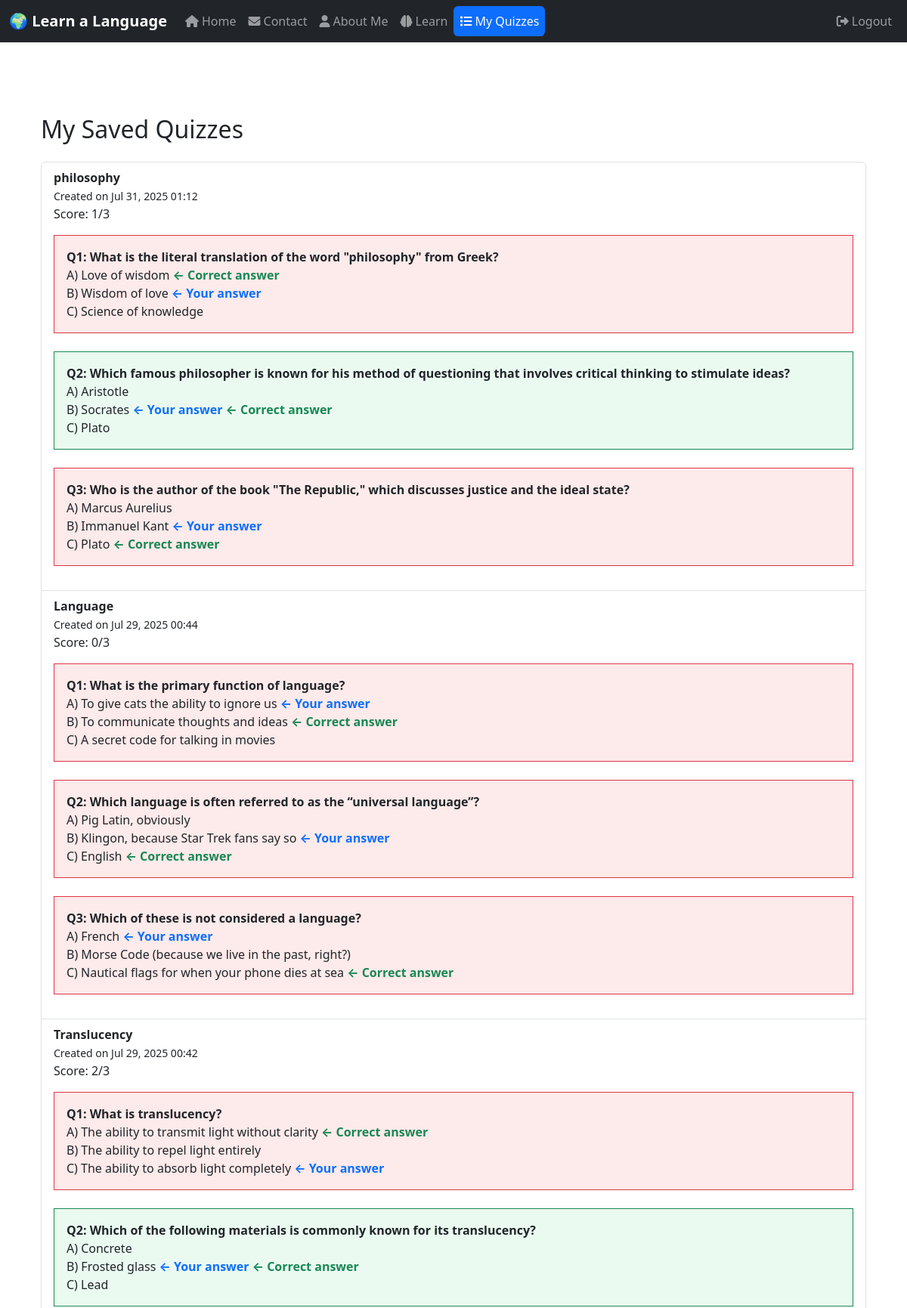
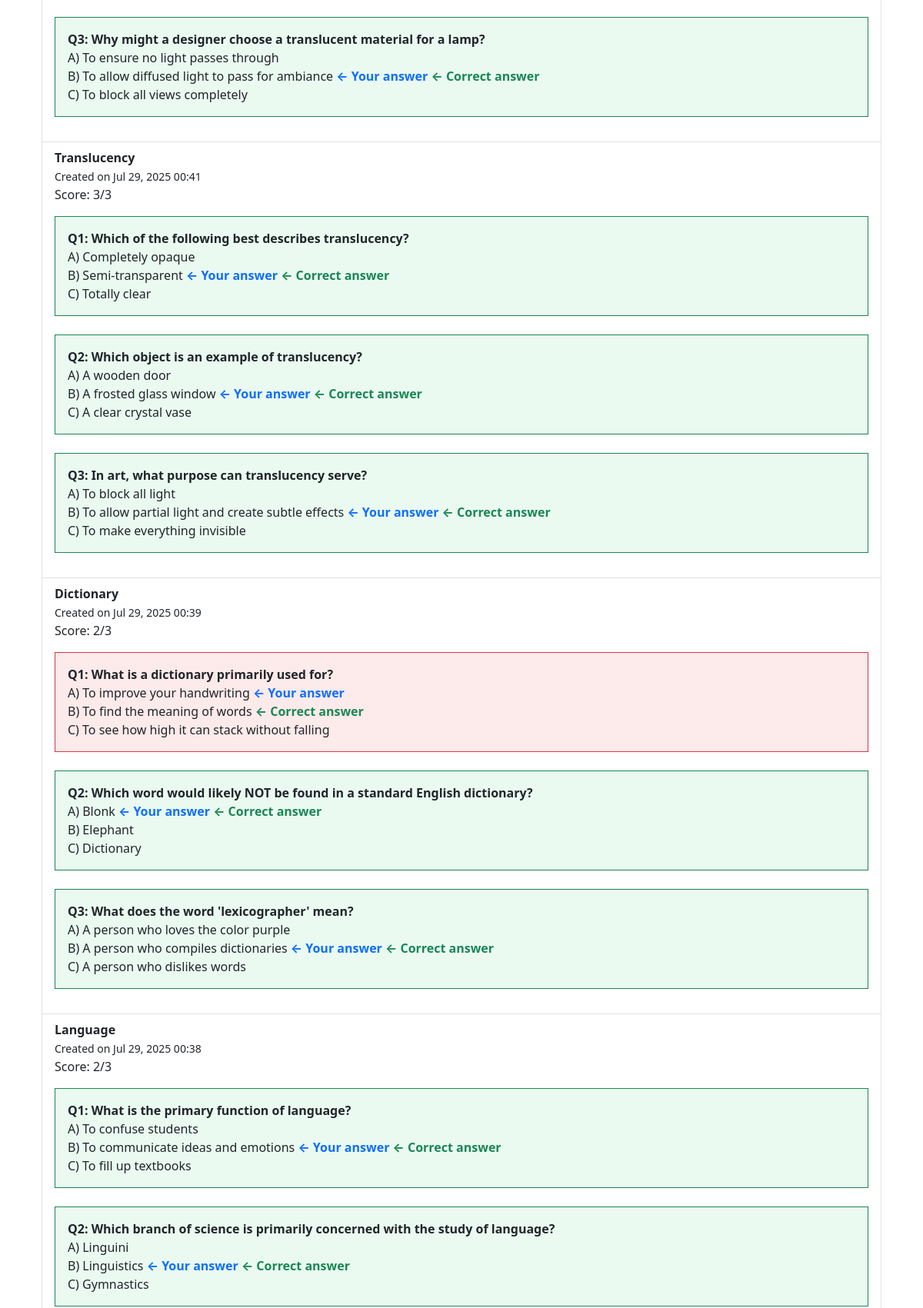
Page /history/ (signed in, upper part) on the committed database (2 pictures, top to bottom).
### pages/models.py (models this page shows, shortened)
class Quiz(models.Model):
    word = models.CharField(max_length=100)
    quiz_text = models.TextField()
    score = models.IntegerField(null=True, blank=True)
    created_at = models.DateTimeField(auto_now_add=True)
    user = models.ForeignKey(User, on_delete=models.CASCADE)
    user_answers = models.JSONField(null=True, blank=True)

### pages/views.py (the view)
# urls.py: path('history/', views.quiz_history, name='quiz_history'),
@login_required
def quiz_history(request):
    quizzes = Quiz.objects.filter(user=request.user).order_by('-created_at')
    for quiz in quizzes:
        if isinstance(quiz.user_answers, str):
            try:
                quiz.user_answers = json.loads(quiz.user_answers)
            except json.JSONDecodeError:
                quiz.user_answers = {}
        lines = quiz.quiz_text.strip().split("\n")
        q_indexes = [i for i, l in enumerate(lines) if re.match(r"Q\d?:", l.strip())]
        answer_indexes = [i for i, l in enumerate(lines) if l.startswith("ANSWER:")]
        quiz.intro = "\n".join(lines[:q_indexes[0]]).strip() if q_indexes else ""
        quiz.outro = "\n".join(lines[answer_indexes[-1] + 1:]).strip() if answer_indexes and answer_indexes[-1] + 1 < len(lines) else ""
        raw_questions = re.split(r"\nQ\d?: ", quiz.quiz_text.strip())[1:]
        parsed_questions = []
        for i, block in enumerate(raw_questions):
            lines = block.strip().split("\n")
            question = lines[0]
            options = [line for line in lines if line.startswith(("A)", "B)", "C)", "D)"))]
            answer = next((line[-1] for line in lines if line.startswith("ANSWER:")), None)
            parsed_questions.append({
                'id': i,
                'question': question,
                'options': options,
                'answer': answer,
            })
        quiz.parsed_questions = parsed_questions
    return render(request, "pages/quiz_history.html", {"quizzes": quizzes})

### pages/templatetags/custom_filters.py (called while the page is built)
@register.filter
def get_item(dictionary, key):
    return dictionary.get(str(key))

### templates/pages/quiz_history.html (shortened to what this page needs)
{% extends 'base.html' %}
{% load custom_filters %}
{% block content %}
<div class="container mt-5">
    <h2>My Saved Quizzes</h2>
    {% if quizzes %}
        <ul class="list-group mt-4">
            {% for quiz in quizzes %}
                <li class="list-group-item">
                    <strong>{{ quiz.word }}</strong><br>
                    <small>Created on {{ quiz.created_at|date:"M d, Y H:i" }}</small><br>
                    {% if quiz.score is not None %}
                        <span>Score: {{ quiz.score }}/3</span>
                    {% endif %}
                    <div class="mt-3">
                        {% if quiz.user_answers %}
                            {% for q in quiz.parsed_questions %}
                                {% with quiz.user_answers|get_item:q.id|stringformat:"s" as selected %}
                                <div class="mb-4 p-3 border {% if selected == q.answer %}border-success{% else %}border-danger{% endif %}">
                                    <strong>Q{{ forloop.counter }}: {{ q.question }}</strong><br>
                                    {% for opt in q.options %}
                                        {% with opt_letter=opt|slice:":1" %}
                                            <div>
                                                {{ opt }}
                                                {% if selected == opt_letter %}
                                                    <strong class="text-primary">← Your answer</strong>
                                                {% endif %}
                                                {% if opt_letter == q.answer %}
                                                    <strong class="text-success">← Correct answer</strong>
                                                {% endif %}
                                            </div>
                                        {% endwith %}
                                    {% endfor %}
                                </div>
                                {% endwith %}
                            {% endfor %}
                        {% else %}
                            <p class="text-muted">You didn't complete this quiz.</p>
                        {% endif %}
                    </div>
                </li>
            {% endfor %}
        </ul>
    {% else %}
        <p>You haven't created any quizzes yet.</p>
    {% endif %}
</div>
{% endblock %}

### templates/base.html (shortened to what this page needs)
{% load static %}
<!DOCTYPE html>
<html lang="en">
<head>
    <link rel="stylesheet" href="/static/css/base.css">
    <link href="https://cdn.jsdelivr.net/npm/bootstrap@5.3.3/dist/css/bootstrap.min.css" rel="stylesheet">
    <link rel="stylesheet" href="https://cdnjs.cloudflare.com/ajax/libs/font-awesome/6.7.1/css/all.min.css">
</head>
<body class="d-flex flex-column min-vh-100">
    <header>
        <nav class="navbar navbar-expand-lg navbar-dark bg-dark shadow-sm">
            <div class="container-fluid">
                <a class="navbar-brand fw-bold" href="{% url 'home' %}">🌍 Learn a Language</a>
                <div class="collapse navbar-collapse justify-content-between" id="navbarNav">
                    <ul class="navbar-nav">
                        {% url 'home' as home_url %}
                        {% url 'contact' as contact_url %}
                        {% url 'about' as about_url %}
                        {% url 'learn' as learn_url %}
                        {% url 'quiz_history' as history_url %}
                        {% url 'login' as login_url %}
                        {% url 'register' as register_url %}
                        <li class="nav-item">
                            <a class="nav-link {% if request.path == home_url %}active{% endif %}" href="{{ home_url }}">
                                <i class="fas fa-home me-1"></i>Home
                            </a>
                        </li>
                        <li class="nav-item">
                            <a class="nav-link {% if request.path == contact_url %}active{% endif %}" href="{{ contact_url }}">
                                <i class="fas fa-envelope me-1"></i>Contact
                            </a>
                        </li>
                        <li class="nav-item">
                            <a class="nav-link {% if request.path == about_url %}active{% endif %}" href="{{ about_url }}">
                                <i class="fas fa-user me-1"></i>About Me
                            </a>
                        </li>
                        <li class="nav-item">
                            <a class="nav-link {% if request.path == learn_url %}active{% endif %}" href="{{ learn_url }}">
                                <i class="fas fa-brain me-1"></i>Learn
                            </a>
                        </li>
                        {% if user.is_authenticated %}
                        <li class="nav-item">
                            <a class="nav-link {% if request.path == history_url %}active{% endif %}" href="{{ history_url }}">
                                <i class="fas fa-list me-1"></i>My Quizzes
                            </a>
                        </li>
                        {% endif %}
                    </ul>
                    <ul class="navbar-nav">
                        {% if user.is_authenticated %}
                        <li class="nav-item">
                            <form method="post" action="{% url 'logout' %}" class="d-inline">
                                <button type="submit" class="btn btn-link nav-link px-2">
                                    <i class="fas fa-sign-out-alt me-1"></i>Logout
                                </button>
                            </form>
                        </li>
                        {% endif %}
                    </ul>
                </div>
            </div>
        </nav>
    </header>
    <main class="flex-grow-1">
        <div class="container py-5">
            {% block content %}{% endblock content %}
        </div>
    </main>
</body>
</html>

### static/css/base.css (style rules this page uses)
html, body { padding: 0; margin: 0; min-height: 100vh; }
nav { background-color: grey; }
main { flex-grow: 1; display: flex; flex-direction: column; }
.navbar { background-color: grey !important; }
.border-success { border: 2px solid #28a745; background-color: #eafaf1; }
.border-danger { border: 2px solid #dc3545; background-color: #fdeaea; }
.nav-link.active { background-color: #0d6efd; color: #fcfafa !important; border-radius: 0.4rem; }

### rows in the picture
Quiz: word "philosophy", created_at "Jul 31, 2025 01:12", score "1", question "What is the literal translation of the word \"philosophy\" from Greek?" "Which famous philosopher is known for his method of questioning that involves critical thinking to stimulate ideas?" "Who is the author of the book \"The Republic,\" which discusses justice and the ideal state?", options "A) Love of wisdom" "B) Wisdom of love" "C) Science of knowledge" "A) Aristotle" "B) Socrates" "C) Plato" "A) Marcus Aurelius" "B) Immanuel Kant" "C) Plato"
Quiz: word "Language", created_at "Jul 29, 2025 00:44", score "0", question "What is the primary function of language?" "Which language is often referred to as the “universal language”?" "Which of these is not considered a language?", options "A) To give cats the ability to ignore us" "B) To communicate thoughts and ideas" "C) A secret code for talking in movies" "A) Pig Latin, obviously" "B) Klingon, because Star Trek fans say so" "C) English" "A) French" "B) Morse Code (because we live in the past, right?)" "C) Nautical flags for when your phone dies at sea"
Quiz: word "Translucency", created_at "Jul 29, 2025 00:42", score "2", question "What is translucency?" "Which of the following materials is commonly known for its translucency?" "Why might a designer choose a translucent material for a lamp?", options "A) The ability to transmit light without clarity" "B) The ability to repel light entirely" "C) The ability to absorb light completely" "A) Concrete" "B) Frosted glass" "C) Lead" "A) To ensure no light passes through" "B) To allow diffused light to pass for ambiance" "C) To block all views completely"
Quiz: word "Translucency", created_at "Jul 29, 2025 00:41", score "3", question "Which of the following best describes translucency?" "Which object is an example of translucency?" "In art, what purpose can translucency serve?", options "A) Completely opaque" "B) Semi-transparent" "C) Totally clear" "A) A wooden door" "B) A frosted glass window" "C) A clear crystal vase" "A) To block all light" "B) To allow partial light and create subtle effects" "C) To make everything invisible"
Quiz: word "Dictionary", created_at "Jul 29, 2025 00:39", score "2", question "What is a dictionary primarily used for?" "Which word would likely NOT be found in a standard English dictionary?" "What does the word 'lexicographer' mean?", options "A) To improve your handwriting" "B) To find the meaning of words" "C) To see how high it can stack without falling" "A) Blonk" "B) Elephant" "C) Dictionary" "A) A person who loves the color purple" "B) A person who compiles dictionaries" "C) A person who dislikes words"
Quiz: word "Language", created_at "Jul 29, 2025 00:38", score "2", question "What is the primary function of language?" "Which branch of science is primarily concerned with the study of language?", options "A) To confuse students" "B) To communicate ideas and emotions" "C) To fill up textbooks" "A) Linguini" "B) Linguistics" "C) Gymnastics"
